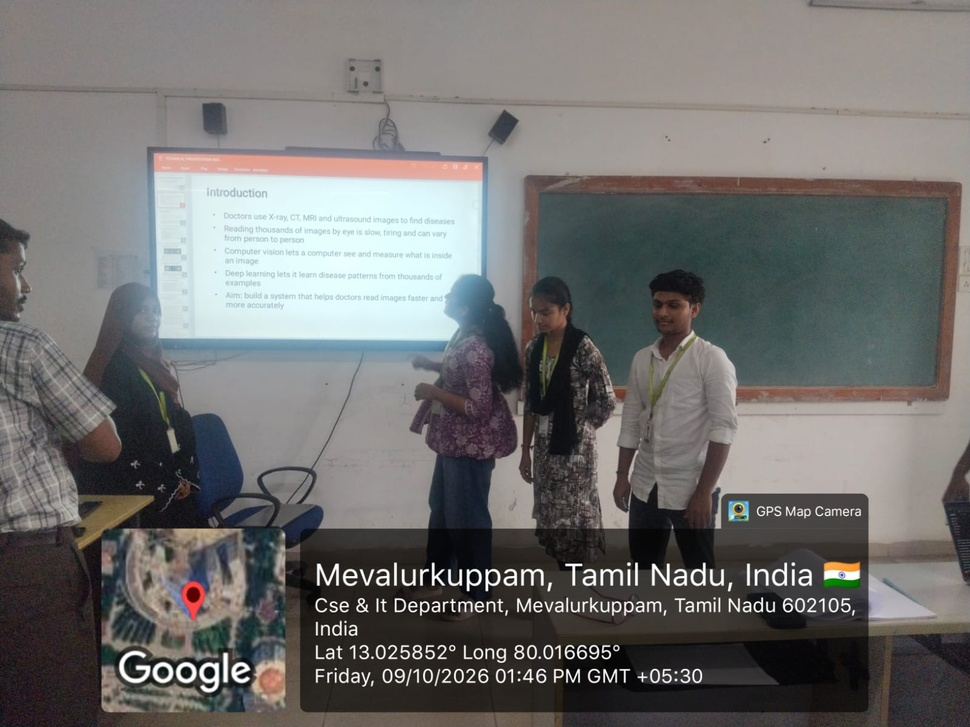
#> input picture Capstone Project/presentation batch 4.jpeg, 970 x 727 px, shrunk from 1600 x 1200 before the run
$ python 'exp 18.py'
#> lines starting #> are read from the running program, lines starting #| are printed output that depends on the picture

import cv2
from tkinter import Tk, filedialog

# Open file selection window
root = Tk()
root.withdraw()

# Select an image
image_path = filedialog.askopenfilename(
    title="Select an Image",
    filetypes=[("Image Files", "*.jpg *.jpeg *.png")]
)
#> the answer given: Capstone Project/presentation batch 4.jpeg

# Read the image
img = cv2.imread(image_path)
#> img is the input picture: shape (727, 970, 3); mean B, G, R 110.6, 111.9, 112.7

if img is None:
    print("Error: Image not selected or not found!")

else:
    # Get image dimensions
    height, width = img.shape[:2]
#> height = 727; width = 970

    # Select Region of Interest (ROI)
    x1 = width // 4
#> x1 = 242
    y1 = height // 4
#> y1 = 181
    x2 = 3 * width // 4
#> x2 = 727
    y2 = 3 * height // 4
#> y2 = 545

    # Crop the selected region
    roi = img[y1:y2, x1:x2]
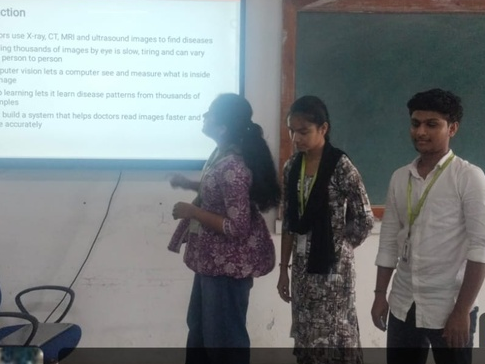
#> roi: shape (364, 485, 3); mean B, G, R 126.3, 124.8, 118.9

    # Copy the ROI
    copied_roi = roi.copy()

    # Create a copy of original image
    result = img.copy()

    # Paste ROI at another location
    result[0:copied_roi.shape[0],
           0:copied_roi.shape[1]] = copied_roi
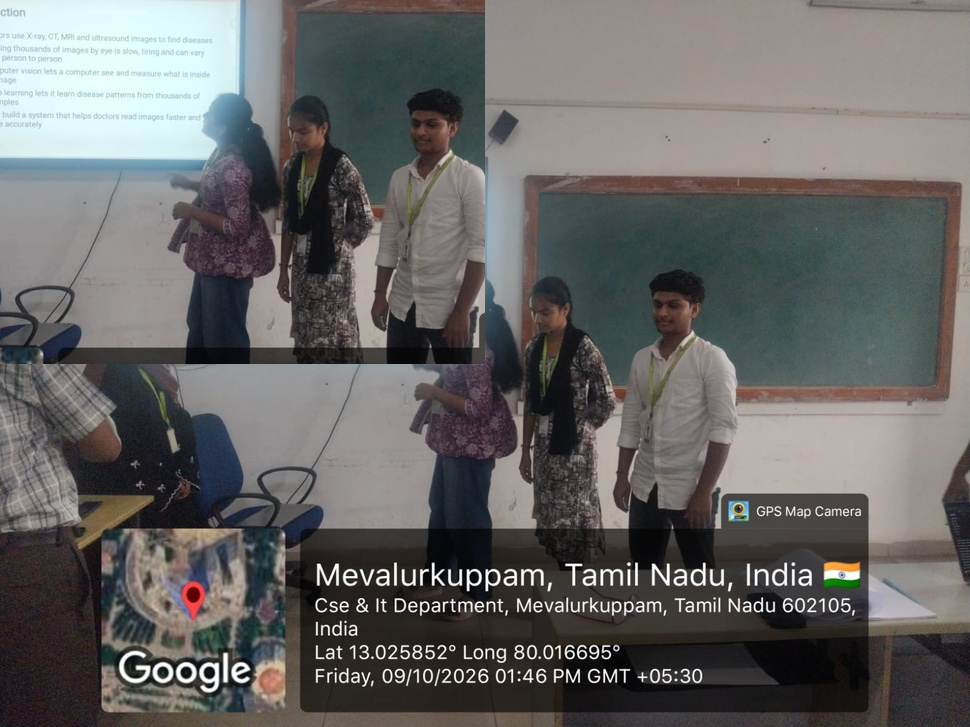
#> result: shape (727, 970, 3); mean B, G, R 100.6, 101.8, 102.3

    # Display images
    cv2.imshow("Original Image", img)
    cv2.imshow("Cropped ROI", roi)
    cv2.imshow("Copied and Pasted Image", result)

    # Save output images
    cv2.imwrite("cropped_roi.jpg", roi)
    cv2.imwrite("roi_pasted.jpg", result)

    print("Image Cropping, Copying and Pasting Completed!")
    print("Output saved successfully.")

    cv2.waitKey(0)
    cv2.destroyAllWindows()

root.destroy()
